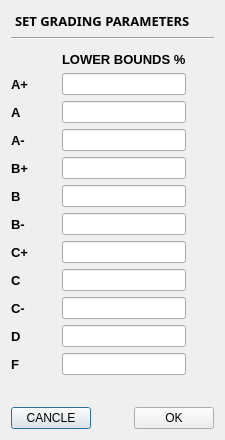
<?xml version="1.0" encoding="UTF-8"?>
<ui version="4.0">
 <class>CurvesDialog</class>
 <widget class="QDialog" name="CurvesDialog">
  <property name="geometry">
   <rect>
    <x>0</x>
    <y>0</y>
    <width>225</width>
    <height>440</height>
   </rect>
  </property>
  <property name="windowTitle">
   <string>Set Grading Scale</string>
  </property>
  <layout class="QVBoxLayout" name="verticalLayout">
   <item>
    <layout class="QHBoxLayout" name="horizontalLayout_2">
     <item>
      <spacer name="horizontalSpacer_8">
       <property name="orientation">
        <enum>Qt::Horizontal</enum>
       </property>
       <property name="sizeHint" stdset="0">
        <size>
         <width>98</width>
         <height>20</height>
        </size>
       </property>
      </spacer>
     </item>
     <item>
      <widget class="QLabel" name="label">
       <property name="font">
        <font>
         <family>Microsoft New Tai Lue</family>
         <pointsize>10</pointsize>
         <weight>75</weight>
         <bold>true</bold>
        </font>
       </property>
       <property name="text">
        <string>SET GRADING PARAMETERS</string>
       </property>
      </widget>
     </item>
     <item>
      <spacer name="horizontalSpacer_9">
       <property name="orientation">
        <enum>Qt::Horizontal</enum>
       </property>
       <property name="sizeHint" stdset="0">
        <size>
         <width>118</width>
         <height>20</height>
        </size>
       </property>
      </spacer>
     </item>
    </layout>
   </item>
   <item>
    <widget class="Line" name="line">
     <property name="orientation">
      <enum>Qt::Horizontal</enum>
     </property>
    </widget>
   </item>
   <item>
    <spacer name="verticalSpacer_2">
     <property name="orientation">
      <enum>Qt::Vertical</enum>
     </property>
     <property name="sizeHint" stdset="0">
      <size>
       <width>20</width>
       <height>40</height>
      </size>
     </property>
    </spacer>
   </item>
   <item>
    <layout class="QGridLayout" name="gridLayout">
     <item row="7" column="2">
      <widget class="QLineEdit" name="lineEdit6"/>
     </item>
     <item row="9" column="2">
      <widget class="QLineEdit" name="lineEdit8"/>
     </item>
     <item row="6" column="2">
      <widget class="QLineEdit" name="lineEdit5"/>
     </item>
     <item row="4" column="3">
      <spacer name="horizontalSpacer_5">
       <property name="orientation">
        <enum>Qt::Horizontal</enum>
       </property>
       <property name="sizeHint" stdset="0">
        <size>
         <width>40</width>
         <height>20</height>
        </size>
       </property>
      </spacer>
     </item>
     <item row="5" column="2">
      <widget class="QLineEdit" name="lineEdit4"/>
     </item>
     <item row="4" column="1">
      <spacer name="horizontalSpacer">
       <property name="orientation">
        <enum>Qt::Horizontal</enum>
       </property>
       <property name="sizeHint" stdset="0">
        <size>
         <width>40</width>
         <height>20</height>
        </size>
       </property>
      </spacer>
     </item>
     <item row="9" column="0">
      <widget class="QLabel" name="label_10">
       <property name="font">
        <font>
         <family>Helvetica</family>
         <pointsize>10</pointsize>
         <weight>75</weight>
         <bold>true</bold>
        </font>
       </property>
       <property name="text">
        <string>C-</string>
       </property>
      </widget>
     </item>
     <item row="0" column="2">
      <widget class="QLabel" name="labelBounds">
       <property name="font">
        <font>
         <family>Helvetica</family>
         <pointsize>10</pointsize>
         <weight>75</weight>
         <bold>true</bold>
        </font>
       </property>
       <property name="text">
        <string>LOWER BOUNDS %</string>
       </property>
      </widget>
     </item>
     <item row="11" column="0">
      <widget class="QLabel" name="label_12">
       <property name="font">
        <font>
         <family>Helvetica</family>
         <pointsize>10</pointsize>
         <weight>75</weight>
         <bold>true</bold>
        </font>
       </property>
       <property name="text">
        <string>F</string>
       </property>
      </widget>
     </item>
     <item row="8" column="0">
      <widget class="QLabel" name="label_9">
       <property name="font">
        <font>
         <family>Helvetica</family>
         <pointsize>10</pointsize>
         <weight>75</weight>
         <bold>true</bold>
        </font>
       </property>
       <property name="text">
        <string>C</string>
       </property>
      </widget>
     </item>
     <item row="11" column="2">
      <widget class="QLineEdit" name="lineEdit10"/>
     </item>
     <item row="2" column="2">
      <widget class="QLineEdit" name="lineEdit1"/>
     </item>
     <item row="10" column="2">
      <widget class="QLineEdit" name="lineEdit9"/>
     </item>
     <item row="4" column="0">
      <widget class="QLabel" name="label_5">
       <property name="font">
        <font>
         <family>Helvetica</family>
         <pointsize>10</pointsize>
         <weight>75</weight>
         <bold>true</bold>
        </font>
       </property>
       <property name="text">
        <string>B+</string>
       </property>
      </widget>
     </item>
     <item row="3" column="2">
      <widget class="QLineEdit" name="lineEdit2"/>
     </item>
     <item row="6" column="0">
      <widget class="QLabel" name="label_7">
       <property name="font">
        <font>
         <family>Helvetica</family>
         <pointsize>10</pointsize>
         <weight>75</weight>
         <bold>true</bold>
        </font>
       </property>
       <property name="text">
        <string>B-</string>
       </property>
      </widget>
     </item>
     <item row="7" column="0">
      <widget class="QLabel" name="label_8">
       <property name="font">
        <font>
         <family>Helvetica</family>
         <pointsize>10</pointsize>
         <weight>75</weight>
         <bold>true</bold>
        </font>
       </property>
       <property name="text">
        <string>C+</string>
       </property>
      </widget>
     </item>
     <item row="2" column="0">
      <widget class="QLabel" name="label_3">
       <property name="font">
        <font>
         <family>Helvetica</family>
         <pointsize>10</pointsize>
         <weight>75</weight>
         <bold>true</bold>
        </font>
       </property>
       <property name="text">
        <string>A</string>
       </property>
      </widget>
     </item>
     <item row="1" column="2">
      <widget class="QLineEdit" name="lineEdit0"/>
     </item>
     <item row="4" column="2">
      <widget class="QLineEdit" name="lineEdit3"/>
     </item>
     <item row="1" column="0">
      <widget class="QLabel" name="label_2">
       <property name="font">
        <font>
         <family>Helvetica</family>
         <pointsize>10</pointsize>
         <weight>75</weight>
         <bold>true</bold>
        </font>
       </property>
       <property name="text">
        <string>A+</string>
       </property>
      </widget>
     </item>
     <item row="5" column="0">
      <widget class="QLabel" name="label_6">
       <property name="font">
        <font>
         <family>Helvetica</family>
         <pointsize>10</pointsize>
         <weight>75</weight>
         <bold>true</bold>
        </font>
       </property>
       <property name="text">
        <string>B</string>
       </property>
      </widget>
     </item>
     <item row="8" column="2">
      <widget class="QLineEdit" name="lineEdit7"/>
     </item>
     <item row="3" column="0">
      <widget class="QLabel" name="label_4">
       <property name="font">
        <font>
         <family>Helvetica</family>
         <pointsize>10</pointsize>
         <weight>75</weight>
         <bold>true</bold>
        </font>
       </property>
       <property name="text">
        <string>A-</string>
       </property>
      </widget>
     </item>
     <item row="10" column="0">
      <widget class="QLabel" name="label_11">
       <property name="font">
        <font>
         <family>Helvetica</family>
         <pointsize>10</pointsize>
         <weight>75</weight>
         <bold>true</bold>
        </font>
       </property>
       <property name="text">
        <string>D</string>
       </property>
      </widget>
     </item>
    </layout>
   </item>
   <item>
    <spacer name="verticalSpacer">
     <property name="orientation">
      <enum>Qt::Vertical</enum>
     </property>
     <property name="sizeHint" stdset="0">
      <size>
       <width>20</width>
       <height>40</height>
      </size>
     </property>
    </spacer>
   </item>
   <item>
    <widget class="QLabel" name="errorLabel">
     <property name="font">
      <font>
       <weight>75</weight>
       <bold>true</bold>
      </font>
     </property>
     <property name="text">
      <string/>
     </property>
    </widget>
   </item>
   <item>
    <layout class="QHBoxLayout" name="horizontalLayout">
     <item>
      <widget class="QPushButton" name="cancleButton">
       <property name="text">
        <string>CANCLE</string>
       </property>
      </widget>
     </item>
     <item>
      <spacer name="horizontalSpacer_7">
       <property name="orientation">
        <enum>Qt::Horizontal</enum>
       </property>
       <property name="sizeHint" stdset="0">
        <size>
         <width>148</width>
         <height>20</height>
        </size>
       </property>
      </spacer>
     </item>
     <item>
      <widget class="QPushButton" name="okButton">
       <property name="text">
        <string>OK</string>
       </property>
      </widget>
     </item>
    </layout>
   </item>
  </layout>
 </widget>
 <resources/>
 <connections/>
</ui>
